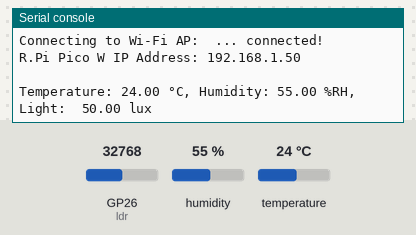
Bench run of a program on a simulated Raspberry Pi Pico running CircuitPython. On the bench: the last lines printed to the serial console. The test bench sets the inputs (shaded band); at power-on: humidity 55 %, GP26 (ldr) = 32768, temperature 24 °C (analog values on the 0–65535 scale). Web requests get an empty 200 reply after 0.4 s.

Above: at 2.7 s.
2.8 s: humidity set to 22 %
At 4.7 s:
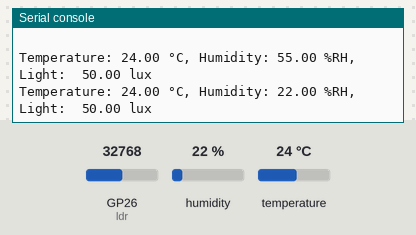
5.8 s: GP26 (ldr) set to 45874
At 11.1 s:
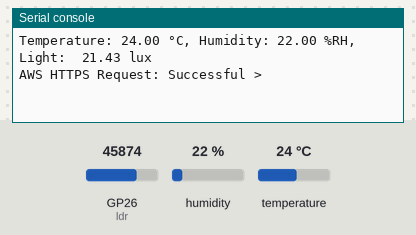
12.3 s: temperature set to 12 °C
At 14.9 s:
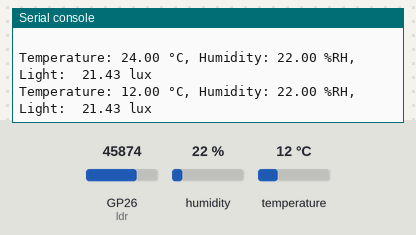
15.3 s: GP26 (ldr) set to 57670
At 16.2 s:
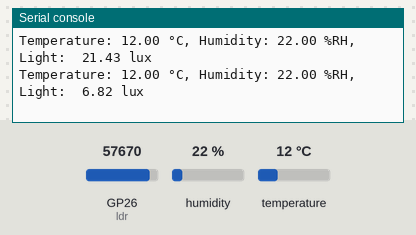
18.3 s: humidity set to 40 %
At 21.1 s:
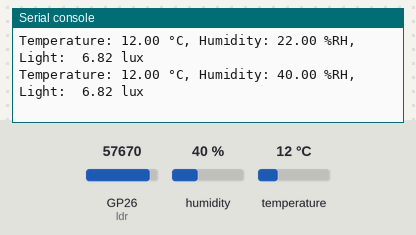
Timing chart, 0 to 22.3 s (numbered marks = the images above; inputs shaded):
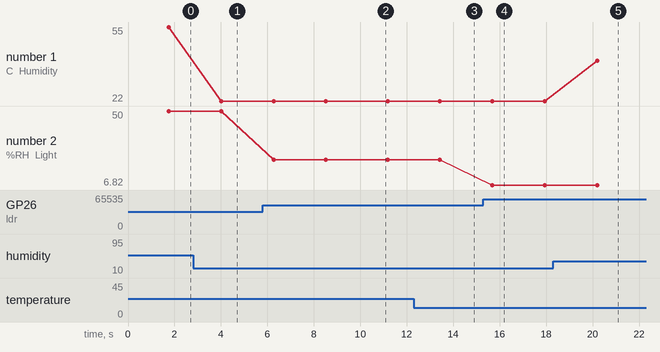

Measured:
- after the input at 2.8 s, the serial console: prints a new line after 1.2 s (image 1)
- after the input at 5.8 s, the serial console: prints a new line after 0.47 s (image 2)
- after the input at 12.3 s, the serial console: prints a new line after 1.1 s (image 3)
- after the input at 15.3 s, the serial console: prints a new line after 0.38 s (image 4)
- after the input at 18.3 s, the serial console: prints a new line after 1.9 s (image 5)
- plotted number 1: 55 → 22 after the input at 2.8 s, 22 → 40 after the input at 18.3 s
- plotted number 2: 50 → 21.43 after the input at 5.8 s, 21.43 → 6.82 after the input at 15.3 s

The program:

AWS_Lambda_Python.py
```python
import os
import time
import board
import analogio
import adafruit_dht
import microcontroller
import ssl
import wifi
import socketpool
import adafruit_requests

# DHT11 sensor object
dht11 = adafruit_dht.DHT11(board.GP16)

# LDR sensor object
ldr = analogio.AnalogIn(board.GP26)
resistance = 10000   # resistance value in ohm

# updateInterval timer object
updateInterval = time.monotonic()

# Get Wi-Fi and Thingspeak Write API details from the settings.toml file
ssid = os.getenv("WIFI_SSID")
password = os.getenv("WIFI_PASSWORD")

print("""
   ___ _      ______  ___       __  __
  / _ | | /| / / __/ / _ \__ __/ /_/ /  ___  ___
 / __ | |/ |/ /\ \  / ___/ // / __/ _ \/ _ \/ _ \
/_/ |_|__/|__/___/ /_/   \_, /\__/_//_/\___/_//_/
                        /___/""" + "(Microcontroller: " + os.uname()[0] + ")\n")

# Connect to Wi-Fi AP
print(f"Connecting to Wi-Fi AP: {ssid} ... ", end="")
wifi.radio.connect(ssid, password)
print("connected!")
print("R.Pi Pico W IP Address: {}\n".format(wifi.radio.ipv4_address))

# Create a socket pool using the wifi radio module
pool = socketpool.SocketPool(wifi.radio)

# Create an HTTPS session using the socket pool and SSL context
https = adafruit_requests.Session(pool, ssl.create_default_context())

# Function conversion for light sensor from voltage to lux
def resistance_to_lux (adc):
    ldr_voltage = (adc * 3.3) / 65536
    ldr_resistance = (ldr_voltage * resistance) / (3.3 - ldr_voltage)
    lux = 500 / (ldr_resistance / 1000) # Conversion of resistance to lumen

    return lux

while True:

    try:
        # Check if the Wi-Fi disconnected, try to connect again
        while not wifi.radio.ipv4_address or "0.0.0.0" in repr(wifi.radio.ipv4_address):
            print(f"Connecting to Wi-Fi AP: {ssid} ... ", end="")
            wifi.radio.connect(ssid, password)
            print("connected!")

        # Read temperature and humidity from DHT11
        temperature = dht11.temperature
        humidity = dht11.humidity

        # Read ADC reading and convert to lux from LDR
        ldr_adc = ldr.value
        light = resistance_to_lux(ldr_adc)

        print("Temperature: {:.2f} °C, Humidity: {:.2f} %RH, Light:  {:.2f} lux".format(temperature, humidity, light))

    except RuntimeError as error:
        print(error.args[0])
        time.sleep(2.0)
        continue

    except Exception as error:
        dht11.exit()
        raise error

    except OSError as e:
        print("Failed!\n", e)
        microcontroller.reset()

    time.sleep(2)

    # Update Interval Every 10 seconds to AWS API Endpoint
    if (updateInterval + 10) < time.monotonic():

        updateInterval = time.monotonic()

        # Sensor's data in JSON
        httpBody = {
            "temperature": str(temperature),
            "humidity": str(humidity),
            "light": str(light)
        }

        # REST request to AWS API Gateway
        response = https.request(
            os.getenv("AWS_HTTPS_METHOD"),
            os.getenv("AWS_HTTPS_API"),
            json = httpBody
        )

        print("AWS HTTPS Request: ", end="")

        if response.status_code == 200:
            print("Successful > ", end="")
            print(response.text)
        else:
            print("Failed!")

        response.close()

        print()
```
